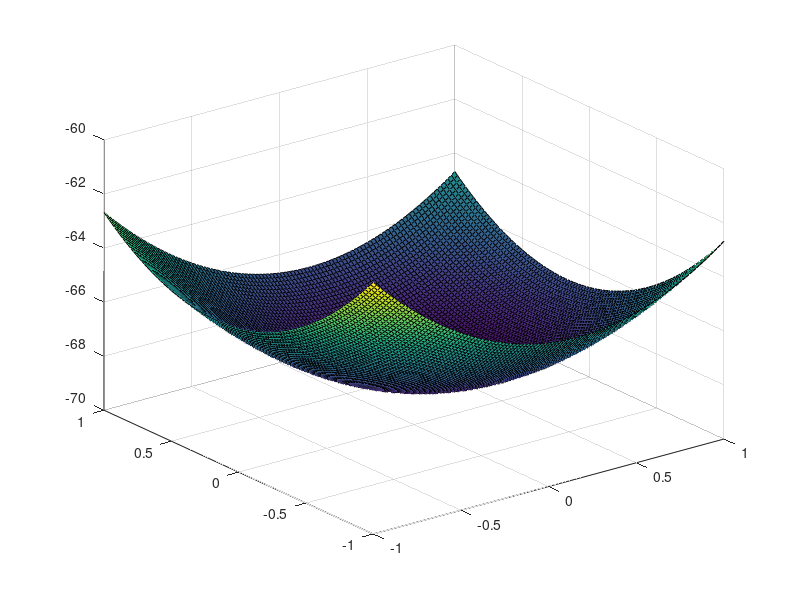

Recreate this plot in MATLAB.
%% Machine Learning Homework 3 Question 3
% Author: Xinrun Zhang
% Time: 02/28/2019 13:42
% =====================================================================

%% initializting
% gradient = A * x[i] + b;
A = [6 -2; -2 6];
b = [-1; -1];

% initial guess x, learning rate alpha and iteration
x = [0; 0];
alpha = 0.1;
itr = 30;
% =====================================================================

%% steepest descent
for i = 1:itr
    x = x - alpha * (A * x + b);
    fprintf('iteration time: %d, x%d = [%f; %f].\n',i,i,x(1),x(2));
end
% =====================================================================

%% plot
[x1, x2] = meshgrid(-1:0.02:1);
z = 3 * (x1.^2) + 3 * (x2.^2) - 2 * x1 * x2 - x1 - x2;
surf(x1, x2, z);
% =====================================================================
